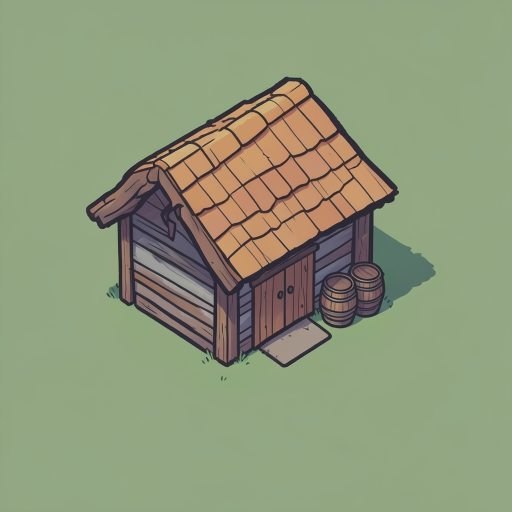
#> input picture lab/assets/gen/klein_almacen_s1_0.png, 1024 x 1024 px (shown at 1/2 size); its folder holds 4 pictures in this run
$ python hoja.py
#> lines starting #> are read from the running program, lines starting #| are printed output that depends on the picture
"""Hoja de contacto de las casas generadas con Klein (lab/assets/gen/klein_*.png) a 1/4."""
from pathlib import Path
from PIL import Image, ImageDraw
D = Path(__file__).parent
import sys
files = sorted(D.glob((sys.argv[1] if len(sys.argv) > 1 else "klein_*") + "_0.png"))
k = 4
celdas = [(f.stem, Image.open(f).convert("RGB").resize((1024 // k, 1024 // k), Image.LANCZOS)) for f in files]
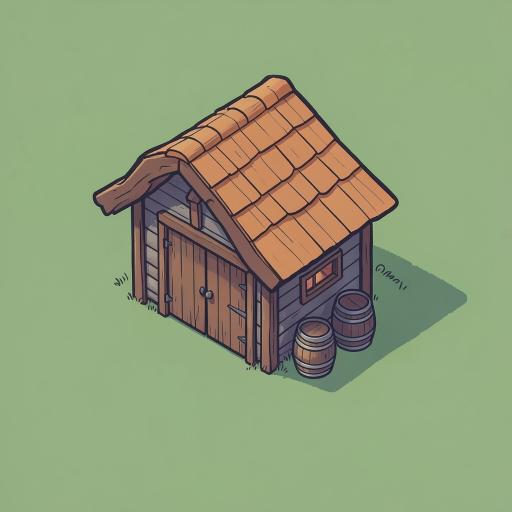
#> input picture lab/assets/gen/klein_almacen_s2_0.png, 1024 x 1024 px (shown at 1/2 size)
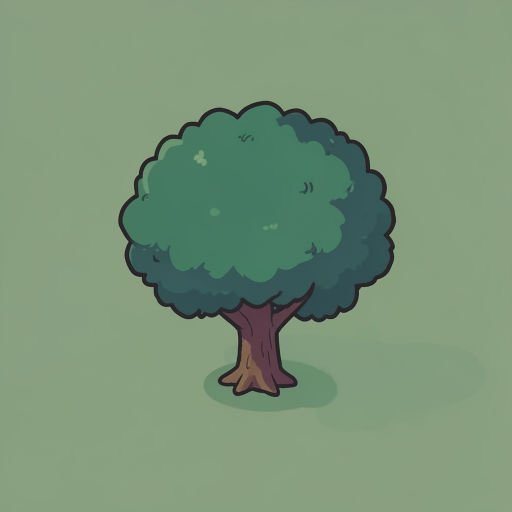
#> input picture lab/assets/gen/klein_arbol_s1_0.png, 1024 x 1024 px (shown at 1/2 size)
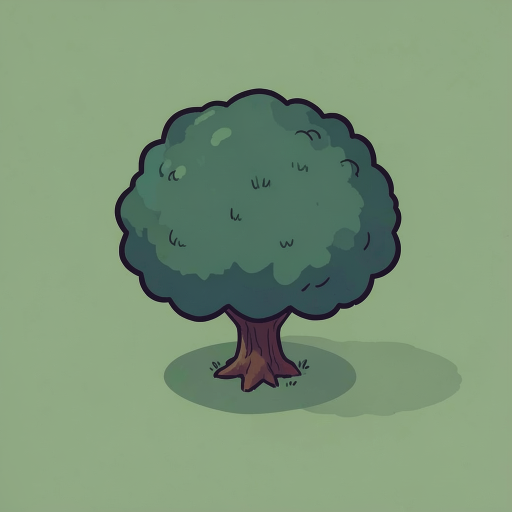
#> input picture lab/assets/gen/klein_arbol_s2_0.png, 1024 x 1024 px (shown at 1/2 size)
#> celdas = 4 items
cols = 4
rows = (len(celdas) + cols - 1) // cols
#> rows = 1
out = Image.new("RGB", (cols * (1024 // k + 6) + 6, rows * (1024 // k + 22) + 6), (40, 40, 40))
#> out: PIL image 1054x284 RGB; every value is 40
d = ImageDraw.Draw(out)
for i, (n, im) in enumerate(celdas):
    x, y = 6 + (i % cols) * (1024 // k + 6), 6 + (i // cols) * (1024 // k + 22)
    out.paste(im, (x, y + 16)); d.text((x, y + 2), n, fill=(255, 255, 0))
#> this loop made 4 passes
#> (n, x) on passes 1 to 4: ('klein_almacen_s1_0', 6), ('klein_almacen_s2_0', 268), ('klein_arbol_s1_0', 530), ('klein_arbol_s2_0', 792)
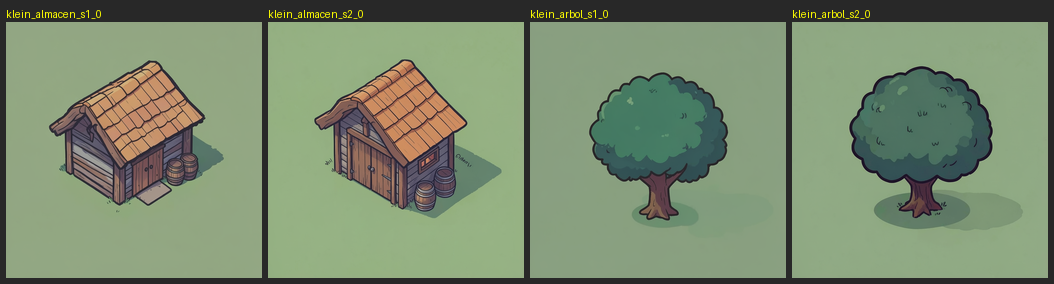
#> out: PIL image 1054x284 RGB; mean R, G, B 121.9, 138.6, 110.3
out.save(D / (sys.argv[2] if len(sys.argv) > 2 else "hoja_klein.png")); print(D / "hoja_klein.png", len(celdas))
#| lab/assets/gen/hoja_klein.png 4
